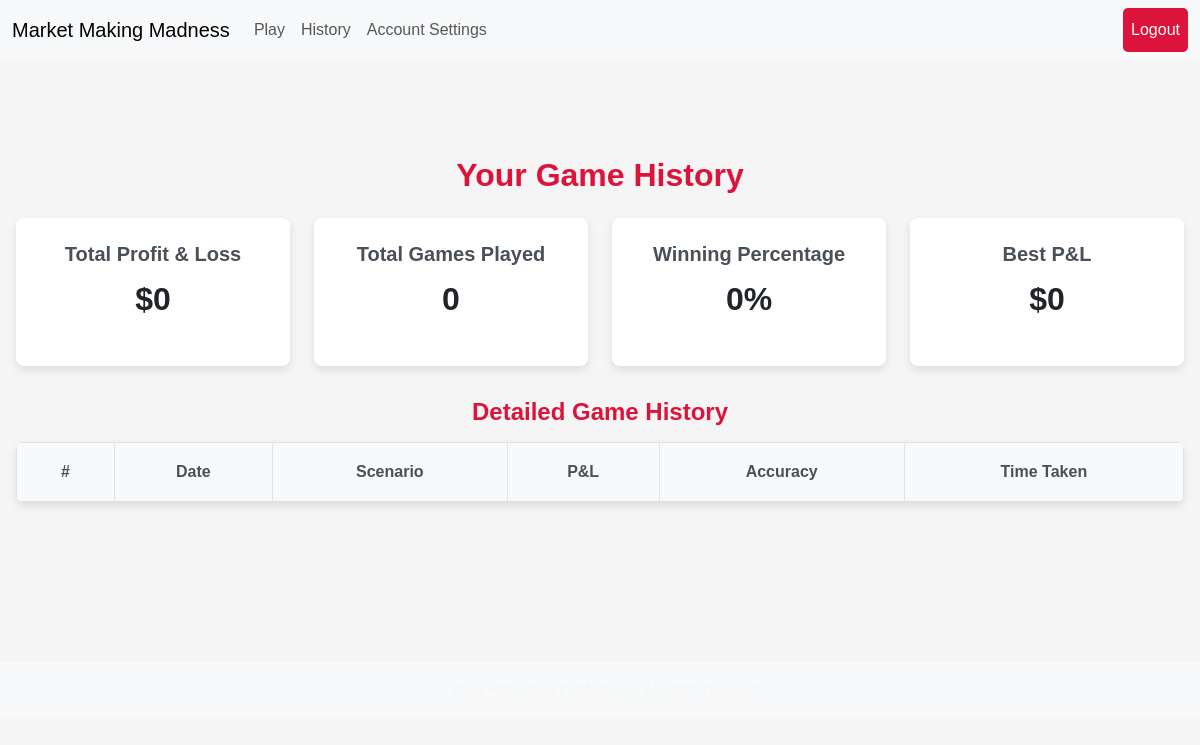
Page /history (signed in) on the earlier database version.
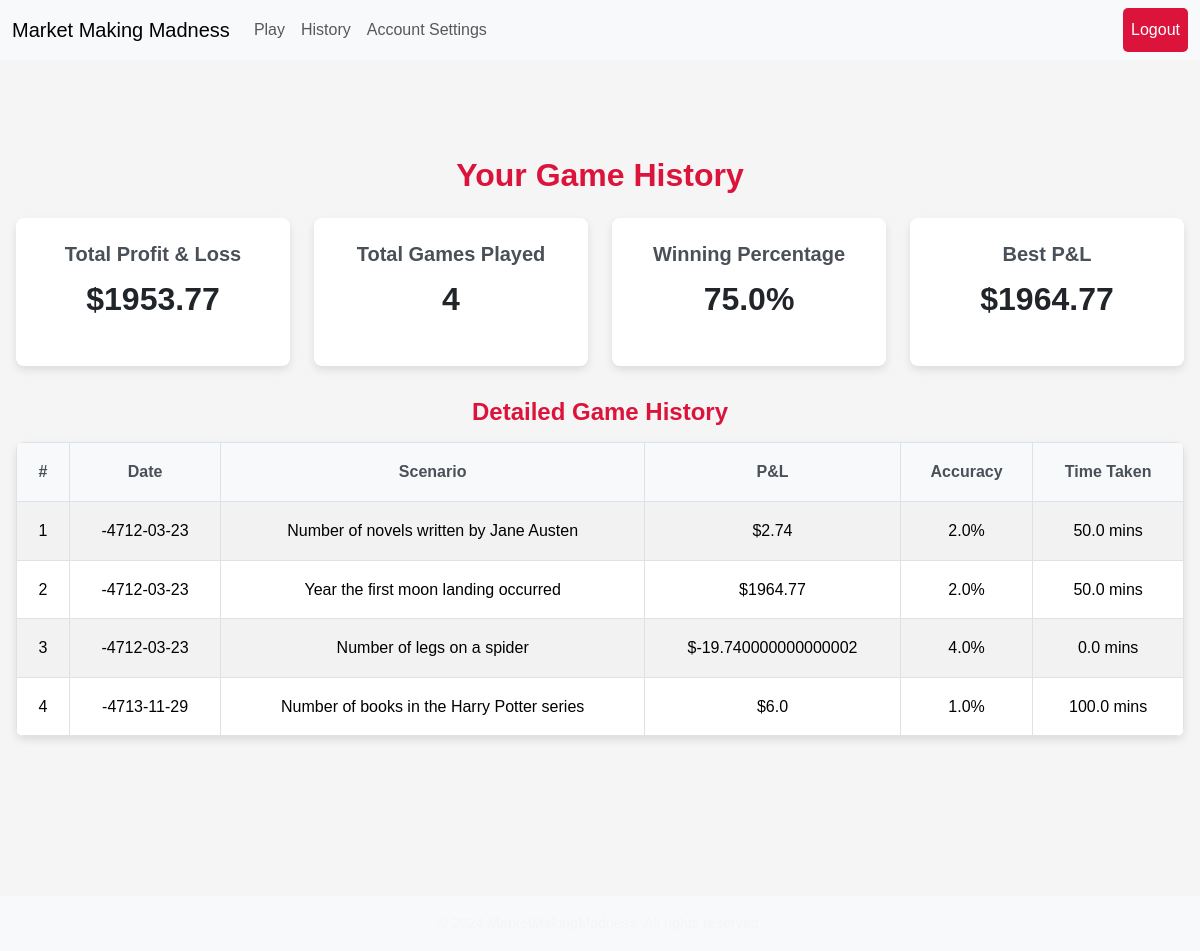
Same page on the later database version.
### tables this page shows
CREATE TABLE game_results (
    id INTEGER PRIMARY KEY AUTOINCREMENT,
    user_id INTEGER NOT NULL,
    game_id INTEGER NOT NULL,
    scenario TEXT NOT NULL,
    pnl REAL NOT NULL,
    accuracy REAL NOT NULL,
    time_taken REAL NOT NULL,
    created_at TIMESTAMP DEFAULT CURRENT_TIMESTAMP
, trades_completed INTEGER DEFAULT 0);

### app.py (the view)
@app.route("/history")
def history():
    if "user_id" not in session:
        flash("Please log in to view your game history", "warning")
        return redirect("/login")
    user_id = session["user_id"]
    stats = db.execute("""
        SELECT
            IFNULL(SUM(pnl), 0) AS total_pnl,
            IFNULL(COUNT(id), 0) AS total_games,
            IFNULL(MAX(pnl), 0) AS best_pnl
        FROM game_results
        WHERE user_id = :user_id
    """, user_id=user_id)[0]
    total_games = stats["total_games"]
    total_wins = db.execute("SELECT COUNT(id) FROM game_results WHERE user_id = :user_id AND pnl > 0", user_id=user_id)[0]["COUNT(id)"]
    winning_percentage = (total_wins / total_games * 100) if total_games > 0 else 0
    games = db.execute("""
        SELECT date(created_at) AS date, scenario, pnl, accuracy, time_taken
        FROM game_results
        WHERE user_id = :user_id
        ORDER BY created_at DESC
""", user_id=user_id)
    return render_template(
        "history.html",
        total_pnl=stats["total_pnl"],
        total_games=total_games,
        best_pnl=stats["best_pnl"],
        winning_percentage=round(winning_percentage, 2),
        games=games
    )

### app.py (called while the page is built)
@app.after_request
def after_request(response):
    response.headers["Cache-Control"] = "no-cache, no-store, must-revalidate"
    response.headers["Expires"] = 0
    response.headers["Pragma"] = "no-cache"
    return response

### templates/history.html (shortened to what this page needs)
{% extends "layout.html" %}
{% block styles %}
    <link rel="stylesheet" href="{{ url_for('static', filename='history.css') }}">
{% endblock %}
{% block main %}
<div class="history-container">
    <section class="history-stats">
        <h1>Your Game History</h1>
        <div class="stats-grid">
            <div class="stat-card">
                <h2>Total Profit & Loss</h2>
                <p class="stat-value">${{ total_pnl }}</p>
            </div>
            <div class="stat-card">
                <h2>Total Games Played</h2>
                <p class="stat-value">{{ total_games }}</p>
            </div>
            <div class="stat-card">
                <h2>Winning Percentage</h2>
                <p class="stat-value">{{ winning_percentage }}%</p>
            </div>
            <div class="stat-card">
                <h2>Best P&L</h2>
                <p class="stat-value">${{ best_pnl }}</p>
            </div>
        </div>
    </section>
    <section class="game-history">
        <h2>Detailed Game History</h2>
        <table class="table table-striped">
            <thead>
                <tr>
                    <th>#</th>
                    <th>Date</th>
                    <th>Scenario</th>
                    <th>P&L</th>
                    <th>Accuracy</th>
                    <th>Time Taken</th>
                </tr>
            </thead>
            <tbody>
                {% for game in games %}
                <tr>
                    <td>{{ loop.index }}</td>
                    <td>{{ game.date }}</td>
                    <td>{{ game.scenario }}</td>
                    <td>${{ game.pnl }}</td>
                    <td>{{ game.accuracy }}%</td>
                    <td>{{ game.time_taken }} mins</td>
                </tr>
                {% endfor %}
            </tbody>
        </table>
    </section>
</div>
{% endblock %}

### templates/layout.html (shortened to what this page needs)
<!DOCTYPE html>
<html lang="en">
<head>
    <link href="https://cdn.jsdelivr.net/npm/bootstrap@5.3.3/dist/css/bootstrap.min.css" rel="stylesheet">
    <link rel="stylesheet" href="{{ url_for('static', filename='static.css') }}">
    {% block styles %}{% endblock %}
</head>
<body>
    <nav class="navbar navbar-expand-lg navbar-light bg-light">
        <div class="container-fluid">
            <a class="navbar-brand" href="/">Market Making Madness</a>
            <div class="collapse navbar-collapse" id="navbarNav">
                <ul class="navbar-nav me-auto">
                    {% if session["user_id"] %}
                    <li class="nav-item">
                        <a class="nav-link" href="/play">Play</a>
                    </li>
                    <li class="nav-item">
                        <a class="nav-link" href="/history">History</a>
                    </li>
                    <li class="nav-item">
                        <a class="nav-link" href="/settings">Account Settings</a>
                    </li>
                    {% endif %}
                </ul>
                <ul class="navbar-nav">
                    {% if session["user_id"] %}
                    <li class="nav-item">
                        <a class="nav-link btn btn-outline-danger" href="/logout">Logout</a>
                    </li>
                    {% endif %}
                </ul>
            </div>
        </div>
    </nav>
    <main class="container py-5 text-center">
        {% block main %}{% endblock %}
    </main>
    <footer id="footer" class="footer bg-light text-center py-3 mt-5">
        <p class="mb-0">&copy; 2024 MarketMakingMadness. All rights reserved.</p>
    </footer>
</body>
</html>

### static/static.css (style rules this page uses)
* { margin: 0; padding: 0; box-sizing: border-box; }
body { font-family: 'Arial', sans-serif; font-size: 16px; line-height: 1.6; color: #2C2C2C; background-color: #F5F5F5; }
a { text-decoration: none; color: inherit; transition: color 0.2s ease; }
h1, h2, h3, h4, h5, h6 { margin-bottom: 1rem; font-weight: 600; color: #DC143C; }
.container { width: 100%; max-width: 1200px; margin: 0 auto; padding: 1rem; }
.text-center { text-align: center; }
.py-5 { padding: 3rem 0; }
.btn { display: inline-block; padding: 10px 20px; font-size: 1rem; font-weight: 500; text-align: center; color: #fff; background-color: #DC143C; border: none; border-radius: 5px; cursor: pointer; transition: background-color 0.2s ease; }
.footer { background-color: #2C2C2C; color: #F5F5F5; padding: 1rem; text-align: center; }
.footer p { margin: 0; font-size: 0.9rem; }

### static/history.css (style rules this page uses)
.history-container { max-width: 1200px; margin: 2rem auto; padding: 1rem; }
.history-stats { text-align: center; margin-bottom: 2rem; }
.history-stats h1 { font-size: 2rem; color: #DC143C; margin-bottom: 1.5rem; }
.stats-grid { display: grid; grid-template-columns: repeat(auto-fit, minmax(250px, 1fr)); gap: 1.5rem; }
.stat-card { background-color: #fff; border-radius: 8px; box-shadow: 0 4px 8px rgba(0, 0, 0, 0.1); text-align: center; padding: 1.5rem; }
.stat-card h2 { font-size: 1.25rem; color: #495057; margin-bottom: 0.5rem; }
.stat-card .stat-value { font-size: 2rem; font-weight: bold; color: #212529; }
.game-history { margin-top: 2rem; }
.game-history h2 { font-size: 1.5rem; color: #DC143C; margin-bottom: 1rem; }
.table { width: 100%; margin-bottom: 1rem; border-collapse: collapse; border-radius: 8px; overflow: hidden; box-shadow: 0 4px 8px rgba(0, 0, 0, 0.1); }
.table th, .table td { padding: 1rem; text-align: center; border: 1px solid #dee2e6; font-size: 1rem; }
.table th { background-color: #f8f9fa; color: #495057; }
.table-striped tbody tr:nth-of-type(odd) { background-color: #f8f9fa; }
.table-striped tbody tr:nth-of-type(even) { background-color: #ffffff; }

Differences in the rows shown:
added game_results: date "-4712-03-23", scenario "Number of novels written by Jane Austen", pnl "2.74", accuracy "2.0", time_taken "50.0"
added game_results: date "-4712-03-23", scenario "Year the first moon landing occurred", pnl "1964.77", accuracy "2.0", time_taken "50.0"
added game_results: date "-4712-03-23", scenario "Number of legs on a spider", pnl "-19.740000000000002", accuracy "4.0", time_taken "0.0"
added game_results: date "-4713-11-29", scenario "Number of books in the Harry Potter series", pnl "6.0", accuracy "1.0", time_taken "100.0"
Other differences:
{{ total_pnl }}: "0" → "1953.77"
{{ total_games }}: "0" → "4"
{{ winning_percentage }}: "0" → "75.0"
{{ best_pnl }}: "0" → "1964.77"
